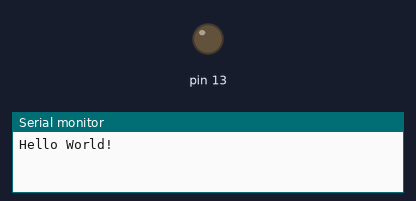
The sketch below on a simulated Arduino Uno, built with avr-gcc and run on an emulated ATmega328P. Shown: output pins drawn as LEDs (lit = HIGH), the last lines printed to the serial monitor.

Above: at 2.82 s.
At 11.57 s:
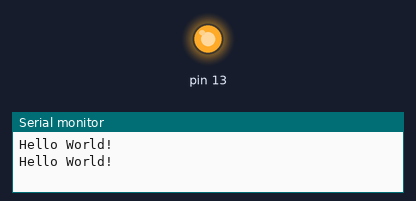
Timing chart, 0 to 11.9 s (numbered marks = the images above):
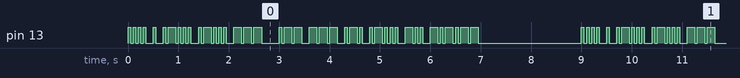

Measured:
- by itself, pin 13: moves between LOW and HIGH, repeating every 9.0 s

The sketch:

2-HelloWorldMorse.ino
```cpp
/* This example says "Hello World!" in Morse Code by flashing the
 *  onboard LED on pin 13.  It also sends the text over the USB
 *  to the serial monitor on the Arduino IDE.  We will make a
 *  function for dots and one for dashes and call them as needed
 *  to flash our message.  For timing purposes, each dot is 50 ms,
 *  and each dash is 150 ms.  Intra-letter pauses are the same as a
 *  dot and inter-letter pauses are the same as a dash.  The pause
 *  between words is seven dots long.
 *
 *  LETTERS:
 *  H = . . . .
 *  E = .
 *  L = . - . .
 *  O = - - -
 *  W = . - -
 *  R = . - .
 *  D = - . .
 *  ! = - . - . - -
 */

//define constants for timing.  The letter and word timing is short by
//one dot length since the dash and dot functions include a dot delay
//at the end.
const int dotDelay = 50;    //define the constant delay in milliseconds for dot
const int dashDelay = 150;  //define the constant delay in milliseconds for dash
const int letterDelay = 100;//define the constant delay between letters
const int wordDelay = 300;  //define the constant delay between words

// the setup() function runs only once when the board is powered up or reset.
void setup()
{
  // initialize pin 13 as an output. This pin has the LED connected to it.
  pinMode(13, OUTPUT);

  //initialize serial port to communicate with serial monitor at 9600 baud.
  Serial.begin(9600);
}  //end setup


// the loop function loops indefinitely
void loop()
{
  Serial.println("Hello World!"); //send text to the Serial Monitor

  //Time for the morse code starting with
  //H = . . . .
  dot();
  dot();
  dot();
  dot();
  delay(letterDelay); //delay for the next letter

  //E = .
  dot();
  delay(letterDelay); //delay for the next letter

  //L = . - . .
  dot();
  dash();
  dot();
  dot();
  dot();
  delay(letterDelay); //delay for the next letter

  //L = . - . .
  dot();
  dash();
  dot();
  dot();
  dot();
  delay(letterDelay); //delay for the next letter

  //O = - - -
  dash();
  dash();
  dash();

  delay(wordDelay); //delay for the next word

  //W = . - -
  dot();
  dash();
  dash();
  delay(letterDelay); //delay for the next letter

  //O = - - -
  dash();
  dash();
  dash();
  delay(letterDelay); //delay for the next letter

  //R = . - .
  dot();
  dash();
  dot();
  delay(letterDelay); //delay for the next letter

  //L = . - . .
  dot();
  dash();
  dot();
  dot();
  dot();
  delay(letterDelay); //delay for the next letter

  //D = - .
  dash();
  dot();
  dot();
  delay(letterDelay); //delay for the next letter

  //! = - . - . - -
  dash();
  dot();
  dash();
  dot();
  dash();
  dash();

  delay (2000); //wait 2 seconds before starting all over
}  //end loop

//create a function for a dot
void dot()
{
  digitalWrite(13, HIGH);   // turn the LED on
  delay(dotDelay);          // leave on for duration of a dot
  digitalWrite(13, LOW);    // turn the LED off
  delay(dotDelay);          // wait for intra-letter duration, same as dot
}  //end dot

//create a function for a dash
void dash()
{
  digitalWrite(13, HIGH);   // turn the LED on
  delay(dashDelay);          // leave on for duration of a dash
  digitalWrite(13, LOW);    // turn the LED off
  delay(dotDelay);          // wait for intra-letter duration, same as dot
}  //end dash
```
